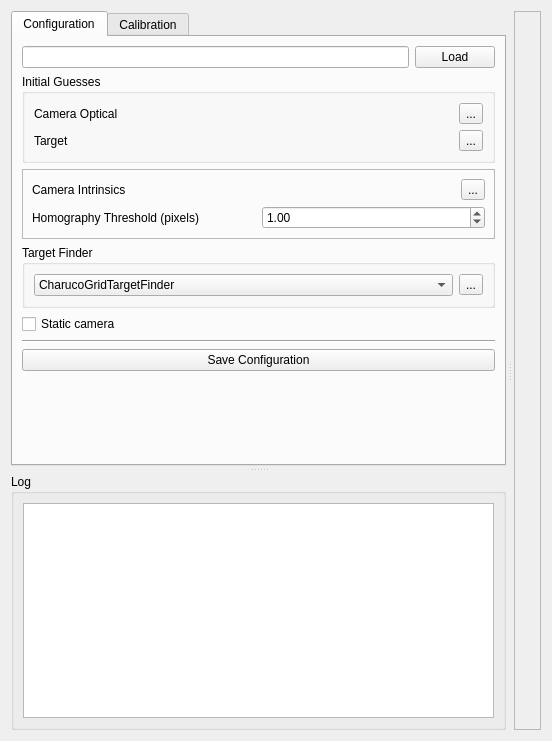
<?xml version="1.0" encoding="UTF-8"?>
<ui version="4.0">
 <class>ICWidget</class>
 <widget class="QWidget" name="ICWidget">
  <property name="geometry">
   <rect>
    <x>0</x>
    <y>0</y>
    <width>552</width>
    <height>741</height>
   </rect>
  </property>
  <property name="windowTitle">
   <string>Form</string>
  </property>
  <layout class="QVBoxLayout" name="verticalLayout_7">
   <item>
    <widget class="QSplitter" name="splitter_2">
     <property name="orientation">
      <enum>Qt::Horizontal</enum>
     </property>
     <property name="handleWidth">
      <number>8</number>
     </property>
     <widget class="QSplitter" name="splitter">
      <property name="orientation">
       <enum>Qt::Vertical</enum>
      </property>
      <property name="handleWidth">
       <number>8</number>
      </property>
      <widget class="QTabWidget" name="tabWidget">
       <property name="currentIndex">
        <number>0</number>
       </property>
       <widget class="QWidget" name="tab">
        <attribute name="title">
         <string>Configuration</string>
        </attribute>
        <layout class="QVBoxLayout" name="verticalLayout_5">
         <item>
          <layout class="QHBoxLayout" name="horizontalLayout">
           <item>
            <widget class="QLineEdit" name="line_edit_config">
             <property name="readOnly">
              <bool>true</bool>
             </property>
            </widget>
           </item>
           <item>
            <widget class="QPushButton" name="push_button_load_config">
             <property name="text">
              <string>Load</string>
             </property>
            </widget>
           </item>
          </layout>
         </item>
         <item>
          <widget class="QGroupBox" name="groupBox_3">
           <property name="title">
            <string>Initial Guesses</string>
           </property>
           <layout class="QVBoxLayout" name="verticalLayout_3">
            <item>
             <layout class="QHBoxLayout" name="horizontalLayout_4">
              <item>
               <widget class="QLabel" name="label">
                <property name="text">
                 <string>Camera Optical</string>
                </property>
               </widget>
              </item>
              <item>
               <widget class="QToolButton" name="tool_button_camera_guess">
                <property name="text">
                 <string>...</string>
                </property>
               </widget>
              </item>
             </layout>
            </item>
            <item>
             <layout class="QHBoxLayout" name="horizontalLayout_5">
              <item>
               <widget class="QLabel" name="label_2">
                <property name="text">
                 <string>Target</string>
                </property>
               </widget>
              </item>
              <item>
               <widget class="QToolButton" name="tool_button_target_guess">
                <property name="text">
                 <string>...</string>
                </property>
               </widget>
              </item>
             </layout>
            </item>
           </layout>
          </widget>
         </item>
         <item>
          <widget class="QFrame" name="frame">
           <property name="frameShape">
            <enum>QFrame::StyledPanel</enum>
           </property>
           <property name="frameShadow">
            <enum>QFrame::Raised</enum>
           </property>
           <layout class="QVBoxLayout" name="verticalLayout_6">
            <item>
             <layout class="QHBoxLayout" name="horizontalLayout_6">
              <item>
               <widget class="QLabel" name="label_3">
                <property name="text">
                 <string>Camera Intrinsics</string>
                </property>
               </widget>
              </item>
              <item>
               <widget class="QToolButton" name="tool_button_camera_intrinsics">
                <property name="text">
                 <string>...</string>
                </property>
               </widget>
              </item>
             </layout>
            </item>
            <item>
             <layout class="QHBoxLayout" name="horizontalLayout_7">
              <item>
               <widget class="QLabel" name="label_5">
                <property name="text">
                 <string>Homography Threshold (pixels)</string>
                </property>
               </widget>
              </item>
              <item>
               <widget class="QDoubleSpinBox" name="double_spin_box_homography">
                <property name="minimum">
                 <double>0.000000000000000</double>
                </property>
                <property name="maximum">
                 <double>1000000000.000000000000000</double>
                </property>
                <property name="value">
                 <double>1.000000000000000</double>
                </property>
               </widget>
              </item>
             </layout>
            </item>
           </layout>
          </widget>
         </item>
         <item>
          <widget class="QGroupBox" name="groupBox_2">
           <property name="title">
            <string>Target Finder</string>
           </property>
           <layout class="QHBoxLayout" name="horizontalLayout_3">
            <item>
             <widget class="QComboBox" name="combo_box_target_finder">
              <item>
               <property name="text">
                <string>CharucoGridTargetFinder</string>
               </property>
              </item>
              <item>
               <property name="text">
                <string>ArucoGridTargetFinder</string>
               </property>
              </item>
              <item>
               <property name="text">
                <string>ModifiedCircleGridTargetFinder</string>
               </property>
              </item>
             </widget>
            </item>
            <item>
             <widget class="QToolButton" name="tool_button_target_finder">
              <property name="text">
               <string>...</string>
              </property>
             </widget>
            </item>
           </layout>
          </widget>
         </item>
         <item>
          <widget class="QCheckBox" name="check_box_static_camera">
           <property name="text">
            <string>Static camera</string>
           </property>
          </widget>
         </item>
         <item>
          <widget class="Line" name="line_2">
           <property name="orientation">
            <enum>Qt::Horizontal</enum>
           </property>
          </widget>
         </item>
         <item>
          <widget class="QPushButton" name="push_button_save_config">
           <property name="text">
            <string>Save Configuration</string>
           </property>
          </widget>
         </item>
         <item>
          <spacer name="verticalSpacer">
           <property name="orientation">
            <enum>Qt::Vertical</enum>
           </property>
           <property name="sizeHint" stdset="0">
            <size>
             <width>20</width>
             <height>40</height>
            </size>
           </property>
          </spacer>
         </item>
        </layout>
       </widget>
       <widget class="QWidget" name="tab_2">
        <attribute name="title">
         <string>Calibration</string>
        </attribute>
        <layout class="QVBoxLayout" name="verticalLayout_9">
         <item>
          <widget class="QGroupBox" name="groupBox_7">
           <property name="title">
            <string>Data</string>
           </property>
           <layout class="QVBoxLayout" name="verticalLayout">
            <item>
             <layout class="QHBoxLayout" name="horizontalLayout_2">
              <item>
               <widget class="QLineEdit" name="line_edit_data">
                <property name="readOnly">
                 <bool>true</bool>
                </property>
               </widget>
              </item>
              <item>
               <widget class="QPushButton" name="push_button_load_data">
                <property name="text">
                 <string>Load</string>
                </property>
               </widget>
              </item>
             </layout>
            </item>
            <item>
             <widget class="QTableWidget" name="table_widget_data">
              <property name="horizontalScrollBarPolicy">
               <enum>Qt::ScrollBarAsNeeded</enum>
              </property>
              <property name="sizeAdjustPolicy">
               <enum>QAbstractScrollArea::AdjustToContents</enum>
              </property>
              <property name="alternatingRowColors">
               <bool>true</bool>
              </property>
              <property name="wordWrap">
               <bool>false</bool>
              </property>
              <property name="cornerButtonEnabled">
               <bool>true</bool>
              </property>
              <property name="rowCount">
               <number>0</number>
              </property>
              <property name="columnCount">
               <number>3</number>
              </property>
              <attribute name="horizontalHeaderStretchLastSection">
               <bool>true</bool>
              </attribute>
              <column>
               <property name="text">
                <string>Feature Count</string>
               </property>
              </column>
              <column>
               <property name="text">
                <string>Mean Homography Error</string>
               </property>
              </column>
              <column>
               <property name="text">
                <string>Notes</string>
               </property>
              </column>
             </widget>
            </item>
           </layout>
          </widget>
         </item>
         <item>
          <widget class="QPushButton" name="push_button_calibrate">
           <property name="text">
            <string>Calibrate</string>
           </property>
          </widget>
         </item>
         <item>
          <widget class="QPushButton" name="push_button_save">
           <property name="text">
            <string>Save</string>
           </property>
          </widget>
         </item>
        </layout>
       </widget>
      </widget>
      <widget class="QGroupBox" name="groupBox">
       <property name="title">
        <string>Log</string>
       </property>
       <layout class="QVBoxLayout" name="verticalLayout_2">
        <item>
         <widget class="QTextEdit" name="text_edit_log">
          <property name="readOnly">
           <bool>true</bool>
          </property>
         </widget>
        </item>
       </layout>
      </widget>
     </widget>
     <widget class="QFrame" name="frame_2">
      <property name="frameShape">
       <enum>QFrame::StyledPanel</enum>
      </property>
      <property name="frameShadow">
       <enum>QFrame::Raised</enum>
      </property>
      <layout class="QVBoxLayout" name="verticalLayout_4">
       <item>
        <widget class="AspectRatioPixmapLabel" name="image_label">
         <property name="sizePolicy">
          <sizepolicy hsizetype="Ignored" vsizetype="Ignored">
           <horstretch>0</horstretch>
           <verstretch>0</verstretch>
          </sizepolicy>
         </property>
         <property name="text">
          <string/>
         </property>
        </widget>
       </item>
      </layout>
     </widget>
    </widget>
   </item>
  </layout>
 </widget>
 <customwidgets>
  <customwidget>
   <class>AspectRatioPixmapLabel</class>
   <extends>QLabel</extends>
   <header>widget/image_widget.h</header>
  </customwidget>
 </customwidgets>
 <resources/>
 <connections/>
</ui>
